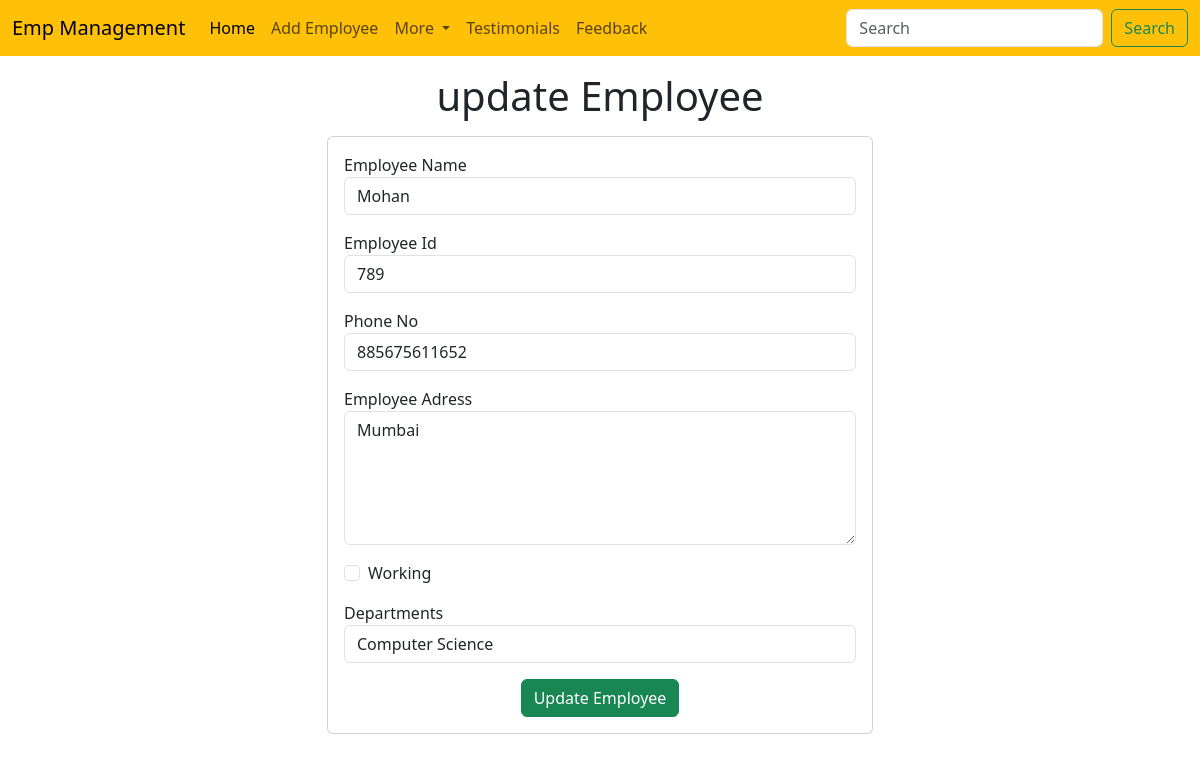
The page /emp/update-emp/13 on the database its author committed.
### emp/models.py (models this page shows, shortened)
class Emp(models.Model):
    name = models.CharField(max_length=200)
    emp_id = models.CharField(max_length = 10)
    phone = models.CharField(max_length=10)
    address = models.CharField(max_length=150)
    working = models.BooleanField(default=True)
    department = models.CharField(max_length = 10)

### emp/views.py (the view)
# urls.py: path("update-emp/<int:emp_id>",update_emp),
def update_emp(request,emp_id):
        emp = Emp.objects.get(pk = emp_id)
        return render(request,"emp/update_emp.html",{
                'emp':emp
        })

### templates/emp/update_emp.html (shortened to what this page needs)
<!doctype html>
<html lang="en">
  <head>
    <link href="https://cdn.jsdelivr.net/npm/bootstrap@5.3.3/dist/css/bootstrap.min.css" rel="stylesheet">
  </head>
  <body>
    {% include "emp/navbar.html" %}
    <h1 class="text-center my-3">update Employee</h1>
    <div class="container">
        <div class="row">
            <div class="col-md-6 offset-md-3" >
                <div class="card">
                    <div class="card-body">
                        <form action="/emp/do-update-emp/{{emp.id}}" method="POST">
                            <div class="mb-3">
                                <label for="name">Employee Name</label>
                                <input id="name"
                                 type="text"
                                 class="form-control"
                                  placeholder="Enter emp name"
                                  name="emp_name"
                                  value="{{emp.name}}"
                                  />
                            </div>
                            <div class="mb-3">
                                <label for="id">Employee Id</label>
                                <input id="id" type="text" class="form-control" placeholder="Enter emp Id" name="emp_id" value="{{emp.emp_id}}">
                            </div>
                            <div class="mb-3">
                                <label for="phone">Phone No</label>
                                <input id="phone" type="number" class="form-control" placeholder="Enter emp PhoneNo" name="emp_phone" value="{{emp.phone}}">
                            </div>
                            <div class="mb-3">
                                <label for="address">Employee Adress</label>
                               <textarea name="emp_address" id="address" rows="5" class="form-control">{{emp.address}}</textarea>
                            </div>
                            <div class="mb-3 form-check">
                                <label for="working">Working</label>
                                <input {% if emp.working %} checked {% endif %} id="working"  name="emp_working" type="checkbox" class="form-check-input">
                            </div>
                            <div class="mb-3 ">
                                <label for="department">Departments</label>
                                <select value="{{emp.department}}" name="emp_department" id="department" class="form-control">
                                <option value="C.S.E">Computer Science</option>
                                </select>
                            </div>
                            <div class="container text-center">
                                <button class="btn btn-success">
                                    Update Employee
                                </button>
                            </div>
                        </form>
                    </div>
                </div>
            </div>
        </div>
    </div>
  </body>
</html>

### rows shown on the page
Emp: emp_name "Mohan", emp_id "789", emp_phone "885675611652", emp_address "Mumbai", emp_department "Computer Science"
